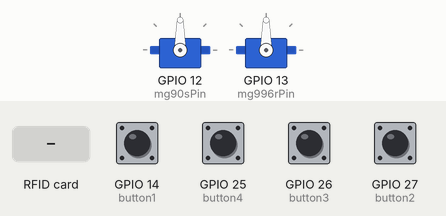
Simulated run of this sketch. Board: ESP32. Parts: 2 × servo. The test bench sets the inputs (shaded band); at power-on: GPIO 14 (button1), GPIO 25 (button4), GPIO 26 (button3), GPIO 27 (button2) HIGH. WiFi joins after 1.5 s; servers stay silent unless stated; the local clock reads 2024-03-15 10:24:30 at power-on unless the sketch sets it; what the sketch prints to the serial monitor is not drawn.

Above: at 2.7 s.
2.8 s: RFID card F3 80 FA 2E held to the reader
4.3 s: GPIO 14 (button1) pulled LOW for 0.15 s
At 4.55 s:
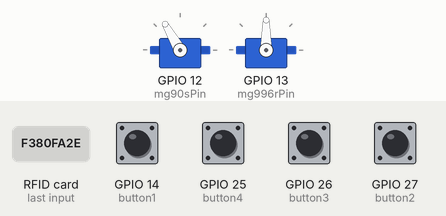
At 5.2 s:
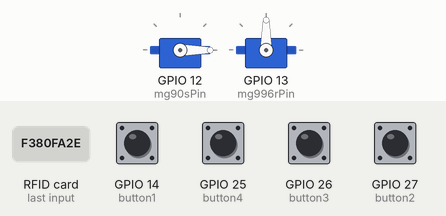
7.4 s: RFID card B3 87 6A F5 held to the reader
9.4 s: GPIO 25 (button4) pulled LOW for 0.15 s
At 9.9 s:
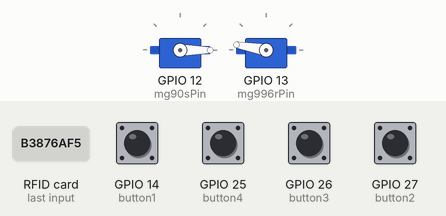
12.5 s: RFID card 63 B5 11 F7 held to the reader
15.5 s: GPIO 26 (button3) pulled LOW for 0.15 s
At 20.4 s:
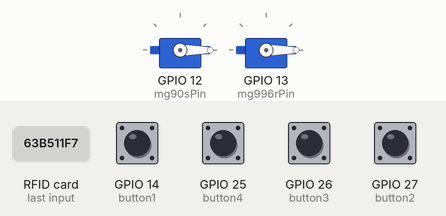
Timing chart, 0 to 21.5 s (numbered marks = the images above; inputs shaded):
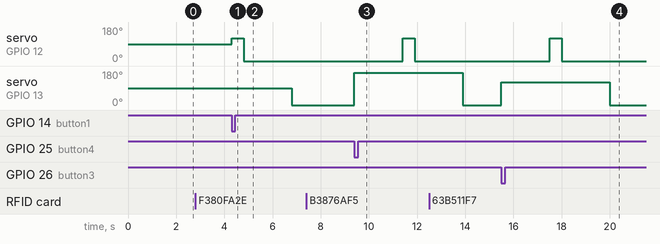

Measured:
- after the input at 2.8 s, every drawn part: stays the same
- after the input at 4.3 s, servo on GPIO 12 (mg90sPin): 90° → 120° at once, → 0° 0.50 s later; servo on GPIO 13 (mg996rPin): 90° → 0° after 2.5 s
- after the input at 7.4 s, every drawn part: stays the same
- after the input at 9.4 s, servo on GPIO 12 (mg90sPin): 0° → 120° after 2.0 s, → 0° 0.50 s later; servo on GPIO 13 (mg996rPin): 0° → 170° at once
- after the input at 15.5 s, servo on GPIO 12 (mg90sPin): 0° → 120° after 2.0 s, → 0° 0.50 s later; servo on GPIO 13 (mg996rPin): 0° → 120° at once, → 0° 4.5 s later

The sketch:

main.ino
```cpp
#include <WiFi.h>
#include <FirebaseESP32.h>
#include <ESP32Servo.h>
#include <time.h>
#include <SPI.h>
#include <MFRC522.h>

// WiFi Credentials
#define WIFI_SSID "wifi name"
#define WIFI_PASSWORD "wifi password"

// Firebase Credentials
#define FIREBASE_HOST "url"
#define FIREBASE_API_KEY "apikey"
#define FIREBASE_EMAIL "bookvending@gmail.com"
#define FIREBASE_PASSWORD "bookvending"

FirebaseData fbdo;
FirebaseAuth auth;
FirebaseConfig config;

Servo mg90s;
Servo mg996r;

int mg90sPin = 12;
int mg996rPin = 13;

int button1 = 14;
int button2 = 27;
int button3 = 26;
int button4 = 25;

// RFID Setup
#define SS_PIN 21
#define RST_PIN 22
MFRC522 mfrc522(SS_PIN, RST_PIN);

String authorizedUID1 = "F380FA2E";
String authorizedUID2 = "B3876AF5";
String authorizedUID3 = "63B511F7";
String authorizedUID4 = "63A16930";
String currentUser = "";
bool userAuthorized = false;
bool bookTaken = false;

// NTP Time Setup
const char* ntpServer = "pool.ntp.org";
const long gmtOffset_sec = 19800;
const int daylightOffset_sec = 0;

// Function Prototypes
void checkRFID();
void sendToFirebase(String studentID, String bookName);
String getCurrentTime();
void resetSession();

void setup() {
  Serial.begin(115200);

  WiFi.begin(WIFI_SSID, WIFI_PASSWORD);
  Serial.print("Connecting to WiFi");
  while (WiFi.status() != WL_CONNECTED) {
    delay(500);
    Serial.print(".");
  }
  Serial.println("\nWiFi connected!");

  mg90s.attach(mg90sPin);
  mg996r.attach(mg996rPin);

  pinMode(button1, INPUT_PULLUP);
  pinMode(button2, INPUT_PULLUP);
  pinMode(button3, INPUT_PULLUP);
  pinMode(button4, INPUT_PULLUP);

  config.api_key = FIREBASE_API_KEY;
  config.database_url = FIREBASE_HOST;
  auth.user.email = FIREBASE_EMAIL;
  auth.user.password = FIREBASE_PASSWORD;
  Firebase.begin(&config, &auth);
  Firebase.reconnectWiFi(true);

  configTime(gmtOffset_sec, daylightOffset_sec, ntpServer);
  struct tm timeinfo;
  if (!getLocalTime(&timeinfo)) Serial.println("Failed to get time from NTP");
  else Serial.println("NTP time acquired successfully.");

  SPI.begin();
  mfrc522.PCD_Init();
  Serial.println("Scan your RFID card...");
}

void loop() {
  if (!userAuthorized || bookTaken) {
    checkRFID();
    return;
  }

  if (digitalRead(button1) == LOW) {
    Serial.println("Button 1 Pressed");
    dispenseBook(0, "Book1");
  }
  else if (digitalRead(button2) == LOW) {
    Serial.println("Button 2 Pressed");
    dispenseBook(60, "Book2");
  }
  else if (digitalRead(button3) == LOW) {
    Serial.println("Button 3 Pressed");
    dispenseBook(120, "Book3");
  }
  else if (digitalRead(button4) == LOW) {
    Serial.println("Button 4 Pressed");
    dispenseBook(170, "Book4");
  }
}

void checkRFID() {
  if (!mfrc522.PICC_IsNewCardPresent()) return;
  if (!mfrc522.PICC_ReadCardSerial()) return;

  String uid = "";
  for (byte i = 0; i < mfrc522.uid.size; i++) {
    uid += String(mfrc522.uid.uidByte[i], HEX);
  }
  uid.toUpperCase();

  Serial.println("RFID UID: " + uid);

  if (uid == authorizedUID1) {
    currentUser = "Rohith";
    userAuthorized = true;
    bookTaken = false;
    Serial.println("Access Granted: Rohith");
  }
  else if (uid == authorizedUID2) {
    currentUser = "Sidharth";
    userAuthorized = true;
    bookTaken = false;
    Serial.println("Access Granted: Siddarth");
  }
  else if (uid == authorizedUID3) {
    currentUser = "Shabari";
    userAuthorized = true;
    bookTaken = false;
    Serial.println("Access Granted: Shabari");
  }
  else if (uid == authorizedUID4) {
    currentUser = "Kishore";
    userAuthorized = true;
    bookTaken = false;
    Serial.println("Access Granted: Kishore");
  }
  else {
    Serial.println("Access Denied");
    userAuthorized = false;
    currentUser = "";
  }

  // End the current RFID session
  mfrc522.PICC_HaltA();
  mfrc522.PCD_StopCrypto1();

  // Wait until the card is removed before allowing another scan
  while (mfrc522.PICC_IsNewCardPresent()) {
    delay(50);
  }
}

void dispenseBook(int rotationAngle, String bookName) {
  if (rotationAngle > 0) {
    mg996r.write(rotationAngle);
    delay(2000);
  }
  mg90s.write(120);
  delay(500);
  mg90s.write(0);
  delay(2000);
  mg996r.write(0);
  sendToFirebase(currentUser, bookName);
  delay(1000);
  bookTaken = true;
  userAuthorized = false;

  currentUser = "";
  Serial.println("Please scan your RFID again for next book.");
}

String getCurrentTime() {
  struct tm timeinfo;
  if (!getLocalTime(&timeinfo)) return "TimeError";
  char timeStr[30];
  strftime(timeStr, sizeof(timeStr), "%Y-%m-%d %H:%M:%S", &timeinfo);
  return String(timeStr);
}

void sendToFirebase(String studentID, String bookName) {
  FirebaseJson json;
  String timestamp = getCurrentTime();

  // Build a JSON object with your log data
  json.add("student", studentID);
  json.add("book", bookName);
  json.add("timestamp", timestamp);

  // Push the JSON to Firebase; this creates a unique key that sorts by time
  if (Firebase.pushJSON(fbdo, "/logs", json))
    Serial.println("✔ Data sent to Firebase");
  else
    Serial.println("❌ Failed to send data: " + fbdo.errorReason());

  Serial.println("Data sent to Firebase:");
  Serial.println("Student: " + studentID);
  Serial.println("Book: " + bookName);
  Serial.println("Timestamp: " + timestamp);
}

void resetSession() {
  // Optional: reset any session data if needed
  userAuthorized = false;
  bookTaken = false;
  currentUser = "";
}
```
